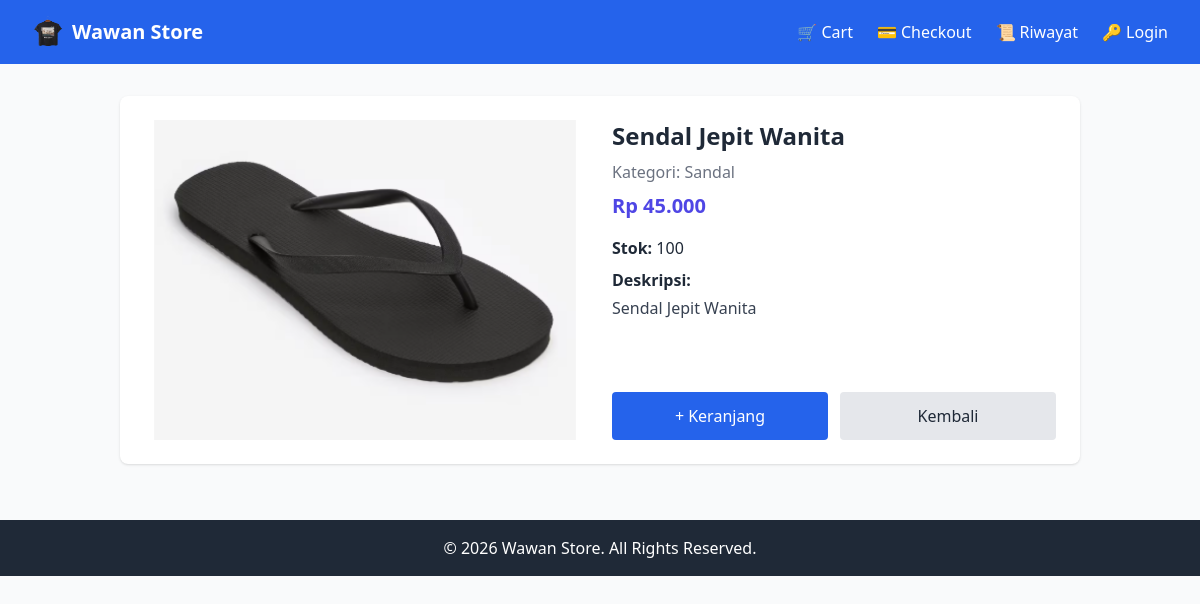
The page /product_detail.php?id=8 on the database its author committed.
### tables this page shows
CREATE TABLE `products` (
  `id` int(11) NOT NULL,
  `category_id` int(11) NOT NULL,
  `name` varchar(150) NOT NULL,
  `description` text DEFAULT NULL,
  `price` decimal(12,2) NOT NULL,
  `stock` int(11) DEFAULT 0,
  `image` varchar(255) DEFAULT NULL
);

CREATE TABLE `categories` (
  `id` int(11) NOT NULL,
  `name` varchar(100) NOT NULL,
  `description` text DEFAULT NULL
);

### includes/functions.php (called while the page is built, shortened)
<?php
function e($string) {
    return htmlspecialchars($string, ENT_QUOTES, 'UTF-8');
}
function rupiah($angka) {
    return "Rp " . number_format($angka, 0, ',', '.');
}

### product_detail.php (the view, shortened to what this page needs)
<?php
include "config/database.php";
include "includes/functions.php";
include "includes/header.php";
$id = isset($_GET['id']) ? (int)$_GET['id'] : 0;
$sql = "SELECT p.*, c.name AS category_name
        FROM products p
        LEFT JOIN categories c ON p.category_id = c.id
        WHERE p.id = ?";
$stmt = $conn->prepare($sql);
$stmt->bind_param("i", $id);
$stmt->execute();
$product = $stmt->get_result()->fetch_assoc();
?>
<div class="container mx-auto p-4 max-w-5xl">
  <?php if ($product): ?>
    <div class="bg-white shadow rounded-lg p-6 flex flex-col md:flex-row gap-6">
      <div class="md:w-1/2">
        <?php
          $imgFile = !empty($product['image']) ? "assets/uploads/products/".$product['image'] : "assets/uploads/products/noimage.png";
        ?>
        <img src="<?= e($imgFile) ?>"
             alt="<?= e($product['name']) ?>"
             class="w-full h-80 object-cover rounded">
      </div>
      <div class="md:w-1/2 flex flex-col">
        <h1 class="text-2xl font-bold mb-2"><?= e($product['name']) ?></h1>
        <div class="text-gray-500 mb-2">Kategori: <?= e($product['category_name'] ?? '-') ?></div>
        <div class="text-xl font-semibold text-indigo-600 mb-4"><?= rupiah($product['price']) ?></div>
        <div class="mb-2"><span class="font-semibold">Stok:</span> <?= e($product['stock'] ?? 0) ?></div>
        <div class="mb-4">
          <span class="font-semibold">Deskripsi:</span>
          <p class="text-gray-700 mt-1 whitespace-pre-line"><?= nl2br(e($product['description'] ?? 'Tidak ada deskripsi.')) ?></p>
        </div>
        <div class="mt-auto flex gap-3">
          <a href="customer/cart.php?add=<?= $product['id'] ?>"
             class="flex-1 bg-blue-600 text-white py-3 rounded text-center hover:bg-blue-700">
             + Keranjang
          </a>
          <a href="index.php"
             class="flex-1 bg-gray-200 text-gray-800 py-3 rounded text-center hover:bg-gray-300">
             Kembali
          </a>
        </div>
      </div>
    </div>
  <?php else: ?>
    <p class="text-center text-red-500">Produk tidak ditemukan.</p>
  <?php endif; ?>
</div>
<?php include "includes/footer.php"; ?>

### rows shown on the page
products: image (picture), name "Sendal Jepit Wanita", category.name "Sandal", price "Rp 45.000", stock "100", description "Sendal Jepit Wanita"
